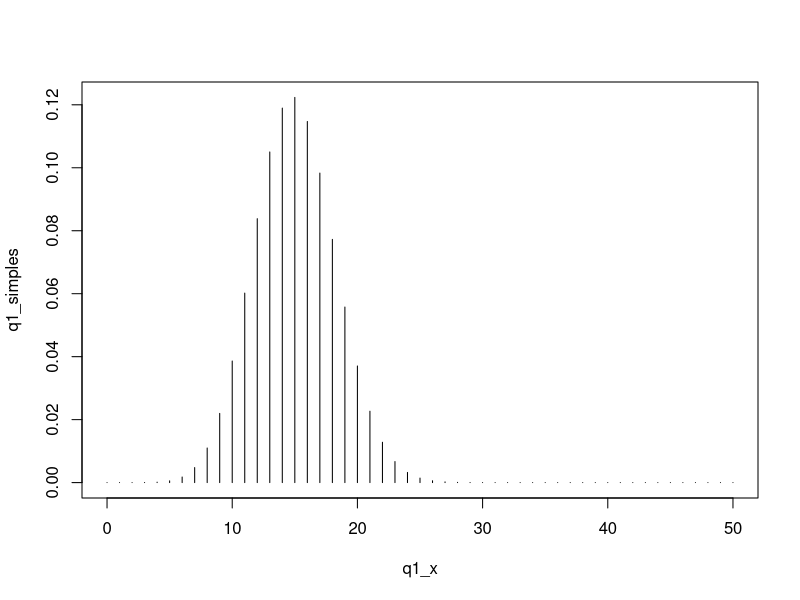
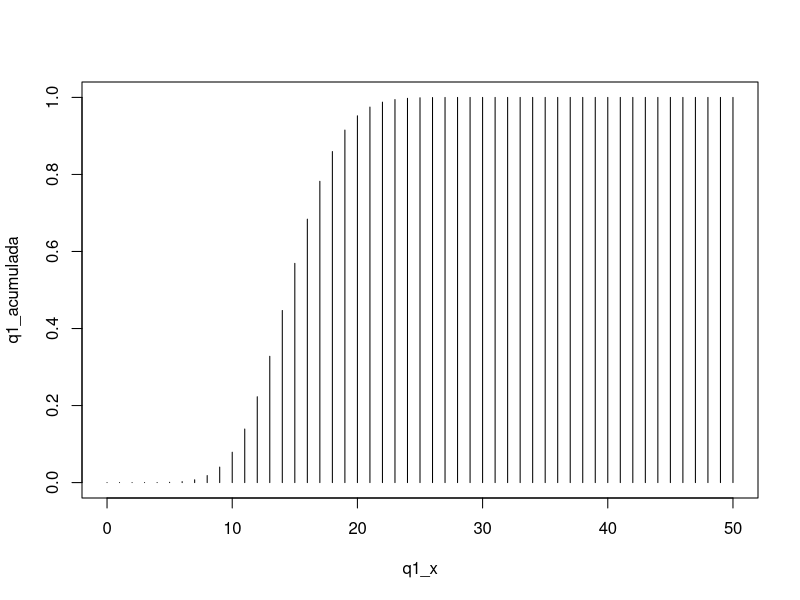

Recreate these plots in R, in order. (Note: this script raises an error after producing the figures.)
# Trabalho Métodos Quantitativos

# equipe <- c("Ian Lucas", "Pedro Guilherme")
# matrículas <- c(2310294, 2223975)



#Questão 1

q1_x <- 0:50


q1_simples <- dbinom(q1_x, 50,  0.3)
q1_acumulada <- pbinom(q1_x, 50, 0.3)

plot(q1_x, q1_simples, type = "h")
plot(q1_x,q1_acumulada, type = "h")

#Questão 2

q2_x <- 0:100

q2_fx1 <- dpois(q2_x, 25)
plot(q2_x, fx1, type = 'h')

q2_fx2 <- ppois(q2_x, 40)

plot(q2_x, q2_fx2, type = 'h')

#Questão 3 

peso <- 0:1000
x = rnorm(1000,65,5)
y = hist(rnorm(1000,65,5), freq = FALSE)
curve(dnorm(x, mean = 65, sd = 5), 
      col = "darkblue", lwd = 2, add = TRUE)

#Questão 4
#Item A

#Modelo Binomial
q4_n <- 50  #n = 50
q4_p <- 0.15 #p = 0.15

#Item B

##p(x=0) = 0.000295764663712699

q4_b <- dbinom(0, q4_n, q4_p)
q4_b

#Item C

##p(x < 5) = 0.112105208054978

q4_c <- pbinom(4, q4_n, q4_p)
q4_c

#Item D

##p(x >= 10) = 0.208906330332109

q4_d <- 1 - pbinom(9, q4_n, q4_p)
q4_d

#Item E

# p(x <= 30) = 0.999999999999955

q4_e <-  pbinom(30, q4_n, q4_p)
q4_e

#Item F

##p(3 < x < 12) = 0.891141352975622

q4_f <- pbinom(11, q4_n, q4_p) - pbinom(3, q4_n, q4_p)
q4_f

#Item G

##p(13 <= x <= 27) = 0.0300605282007782

q4_g <-  pbinom(27, q4_n, q4_p) - pbinom(12, q4_n, q4_p)
q4_g

#Questão 5

q5_n <- 1000 # n = 1000
q5_p <- 0.25 # p = 0.25

#Item A

##p(x = 0) = 0.778800783071405
q5_a <- dpois(0, q5_p)


#Item B

##p(x <= 3) = 0.999866630349486
q5_b <- ppois(3, q5_p)

#Item C

##p(x >= 5) = 1 - p(x <= 4) = 6.61171056104415e-06
q5_c <- 1 - ppois(4, q5_p)

#Item D

#n = 500
#p = 0.5


q5_d <- pbinom(3, 10, dpois(0, 0.5))

#Questão 6

#a)distribuição binomial
n <- 15 
p <- 0.2

#b)
media <- n*p
media
variancia <- n*p*(1-p)
variancia
#c)
p_qst_c <- 1 - pbinom(3, n, p)
p_qst_c
#d)
p_qst_d <- 1 - pbinom(2, n, (1-p))
#e)
p_qst_e <- pbinom(9, 20, p) - pbinom(2, 20, p)
p_qst_e

#Questão 7

#μ = 2090
#σ = 150
media_7 <- 2090
desvio_padrao_7 <- 150

#Item A

##p(x >= 1900) = 0.897362748167864

q7_a <- 1 - pnorm(1900, media_7, desvio_padrao_7)

#Item B

## p(1800 <= x <= 1900) = 0.0760396778111262
q7_b <- pnorm(1900, media_7, desvio_padrao_7) - pnorm(1800, media_7, desvio_padrao_7)

#Item C

q7_c <- qnorm(0.025, media_7, desvio_padrao_7)
q7_c
#Item D

# p(x <= 1) = 7.37624119494705e-05
q7_d <- pbinom(1, 4, 1 - pnorm(1800, media_7, desvio_padrao_7))

#Item E

## p(x = 2) = 0.344071080519169
q7_e <- dbinom(2, 5, pnorm(2060, media_7, desvio_padrao_7))

#questão 8
#a)
p_qst8_a <- pnorm(990, 1000, 10)
p_qst8_a

#b)
p_qst8_b <- pnorm((1000+(2*10)),1000,10) - pnorm((1000-(2*10)),1000,10)
p_qst8_b

#c)
prob_maior_1002 <- 1 - pnorm(1002, mean = 1000, sd = 10)
n <- 10
prob_no_max_4 <- pbinom(4, n, prob_maior_1002)
prob_no_max_4


#Questão 9

tamanho_amostra <- function(N, e, alpha, p) {

    Z <- qnorm(1 - alpha/2) # Valor crítico para um intervalo de confiança de 95%

    n <- (N * p * (1 - p) * (Z^2)) / ((N - 1) * (e^2) + p * (1 - p) * (Z^2))

    n_arredondado <- ceiling(n) # Arredonda o valor de n para cima

    return(n_arredondado)
}
# Exemplo
# N = 5000 (Tamanho da População)
# e = 0.05 (Margem de Erro)
# alpha = 0.05 (Nível de Significância)
# p = 0.25 (Probabilidade de Sucesso)

# n = 273 (Tamanho da Amostra)
q_9 <- tamanho_amostra(5000, 0.05, 0.05, 0.25)
print(q_9)


# Questão 10

# media = 2000 Fornecida  pelo pesquisador
# variancia = 1254 Fornecida pelo pesquisador
# desvio _padrao = raiz da variancia

media_pesquisador <- 2000
variancia_pesquisador <- 1254
desvio_padrao_pesquisador <- sqrt(variancia_pesquisador)

amostra <- rnorm(50, media_pesquisador, desvio_padrao_pesquisador)

#Amostra Aleatória (n) com 50 elementos
amostra

#Média da Amostra
mean(amostra)

#Variância da Amostra
var(amostra)

#Desvio Padrão da Amostra
sd(amostra)

#Limite Superior e Inferior da Amostra com Confiabilidade de 95%
resultado <- t.test(amostra, mu = media_pesquisador)
resultado

# Questão 11

# N = 500 (Quantidade de Peças)
# e = 0.02 (Margem de erro máximo)
# alpha = 0.05 (Nível de significância)
# p = 0.01 (Proporção de itens com defeito)

# n = 81 (Tamanho de Amostra)
q_11 <- tamanho_amostra(500, 0.02, 0.05, 0.01)
print(q_11)

# Questão 12

#Quantidade de Pessoas por Família
quantidade_familia <- c(3, 4, 5, 4, 2, 4, 4, 4, 4, 5, 6, 6, 4, 6, 2, 5, 4, 4, 4, 6, 3, 6, 5, 4, 3)

#Renda Mensal
renda_mensal <- c(800, 850, 1000, 1000, 1000, 1000, 1000, 1100, 1125, 1158, 1160, 1162, 1176, 1325, 1325, 1325, 1325, 1340, 1354, 1525, 1525, 1575, 1760, 1800)

summary(quantidade_familia)
summary(renda_mensal)

#Médias e Desvio Padrão

media_quantidade_familia <- mean(quantidade_familia)
media_renda_mensal <- mean(renda_mensal)

desvio_padrao_quantidade_familia <- sd(quantidade_familia)
desvio_padrao_renda_mensal <- sd(renda_mensal)

#Quantidades de Pessoas por Família e Renda Mensal
n_quantidade_familia <- length(quantidade_familia)

n_renda <- length(renda_mensal)

#Taxas de Erro

erro_familia <- desvio_padrao_quantidade_familia / sqrt(n_quantidade_familia)
erro_renda <- desvio_padrao_renda_mensal / sqrt(n_renda)

#Intervalos

#Família
# [3.79568 <= media <= 4.76432]
t.test(quantidade_familia)

#Renda
# [1126.534 <= media <= 1349.300]
t.test(renda_mensal)
